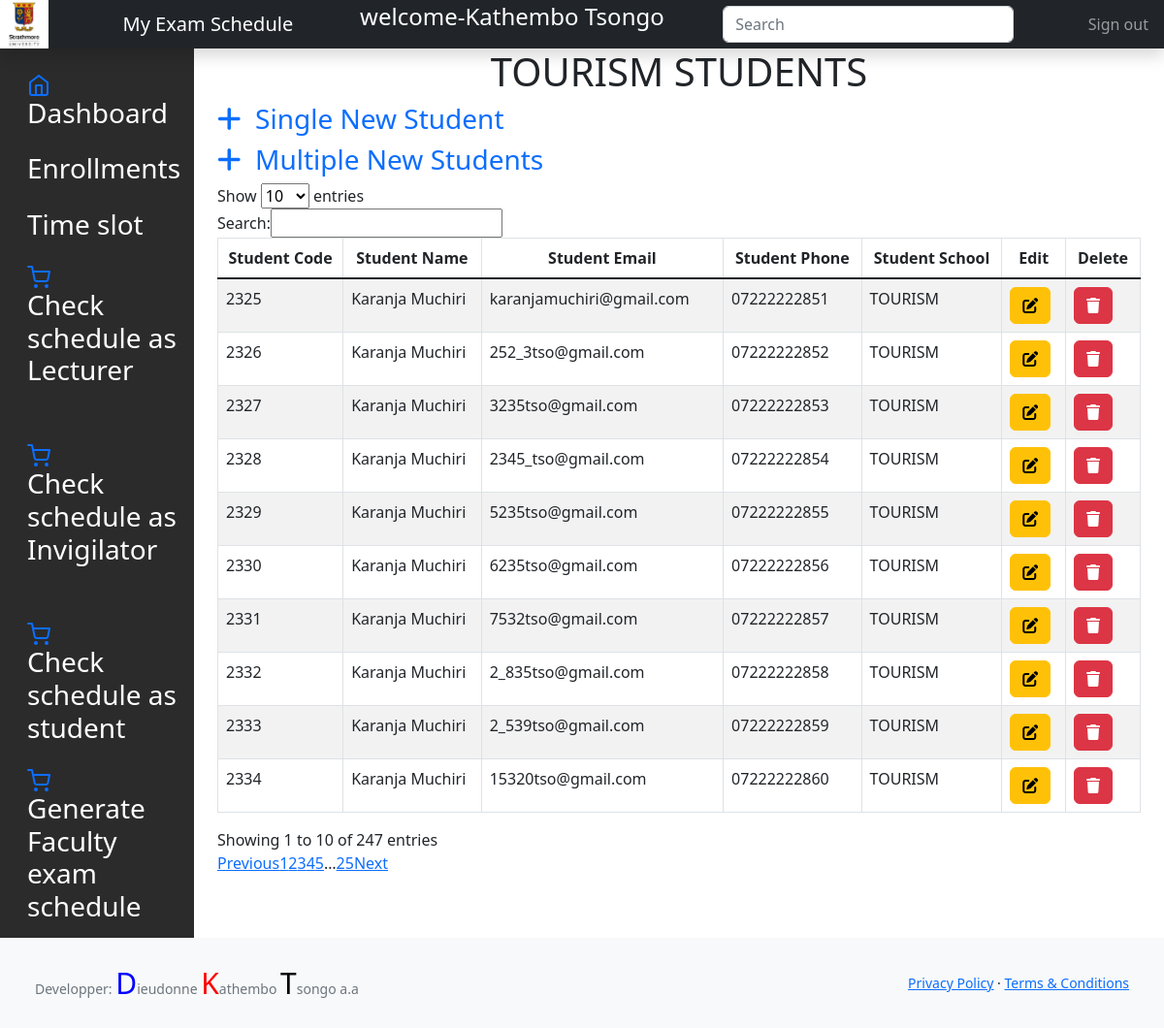
The app's page /system/read_tourism_students.php (signed in) with its own data.
### tables this page shows
CREATE TABLE `students` (
  `student_id` int(11) NOT NULL,
  `student_code` int(50) NOT NULL,
  `student_name` varchar(50) NOT NULL,
  `student_email` varchar(30) DEFAULT NULL,
  `student_phone` varchar(30) DEFAULT NULL,
  `student_school` varchar(50) NOT NULL,
  `student_password` varchar(100) NOT NULL,
  `student_role` varchar(30) NOT NULL
);

### system/read_tourism_students.php (the view, shortened to what this page needs)
<?php
	  include 'dbcon.php';
	  include 'header.php';
 ?>
<div class="container-fluid">
  <div class="row">
	<?php include "tourism_facadmin_sidebar.php";?>
<main class="col-md-9 ms-sm-auto col-lg-10 px-md-4">
<div class="wrapper">
	<div class="">
		<div class="col-lg-12">
			<div class="panel panel-default">
                <div class="panel-heading">
                    <h1 style="text-align: center;">TOURISM STUDENTS</h1>
					<h3><a href="create_single_student_sls.php" style="text-decoration:none;"><span class="fas fa-plus"></span>&nbsp; Single New Student</a></h3>
                    <h3><a href="create_multiple_students_sls.php" style="text-decoration:none;"><span class="fas fa-plus"></span>&nbsp; Multiple New Students</a></h3>
                </div>
                <div class="panel-body">
                	<div class="table-responsive">
						<table cellpadding="0" cellspacing="0" border="0" class="table table-striped table-bordered" id="example">
							<thead>
								<tr>
									<th style="text-align: center;">Student Code</th>
                                    <th style="text-align: center;">Student Name</th>
                                    <th style="text-align: center;">Student Email</th>
                                    <th style="text-align: center;">Student Phone</th>
                                    <th style="text-align: center;">Student School</th>
                                    <th style="text-align: center;">Edit</th>
                                    <th style="text-align: center;">Delete</th>
                                </tr>
							</thead>
							<tbody>
								<?php
                                    $select_stmt = $conn->prepare("SELECT * FROM students where student_school='TOURISM'");
                                    $select_stmt->execute();
									while($row=$select_stmt->fetch(PDO::FETCH_ASSOC))
								{
								?>
							    <tr>
						    		<td><?php echo $row['student_code']; ?></td>
                                    <td><?php echo $row['student_name']; ?></td>
                                    <td><?php echo $row['student_email']; ?></td>
                                    <td><?php echo $row['student_phone']; ?></td>
                                    <td><?php echo $row['student_school']; ?></td>
									<td><a href="edit_students_tourism.php?update_id=<?php echo $row['student_id']; ?>" class="btn btn-warning"><i class="fas fa-edit"></i></a></td>
                                    <td><a href="?delete_id=<?php echo $row['student_id']; ?>" class="btn btn-danger"><i class="fas fa-trash"></a></td>
                                </tr>
								<?php
								}
								?>
							</tbody>
						</table>
					</div>
                </div>
		    </div>
        </div>
	</div>
</div>
</main>
<?php require 'footer.php' ?>

### records on screen
students: student_code "2325", student_name "Karanja Muchiri", student_email "karanjamuchiri@gmail.com", student_phone "07222222851", student_school "TOURISM"
students: student_code "2326", student_name "Karanja Muchiri", student_email "252_3tso@gmail.com", student_phone "07222222852", student_school "TOURISM"
students: student_code "2327", student_name "Karanja Muchiri", student_email "3235tso@gmail.com", student_phone "07222222853", student_school "TOURISM"
students: student_code "2328", student_name "Karanja Muchiri", student_email "2345_tso@gmail.com", student_phone "07222222854", student_school "TOURISM"
students: student_code "2329", student_name "Karanja Muchiri", student_email "5235tso@gmail.com", student_phone "07222222855", student_school "TOURISM"
students: student_code "2330", student_name "Karanja Muchiri", student_email "6235tso@gmail.com", student_phone "07222222856", student_school "TOURISM"
students: student_code "2331", student_name "Karanja Muchiri", student_email "7532tso@gmail.com", student_phone "07222222857", student_school "TOURISM"
students: student_code "2332", student_name "Karanja Muchiri", student_email "2_835tso@gmail.com", student_phone "07222222858", student_school "TOURISM"
students: student_code "2333", student_name "Karanja Muchiri", student_email "2_539tso@gmail.com", student_phone "07222222859", student_school "TOURISM"
students: student_code "2334", student_name "Karanja Muchiri", student_email "15320tso@gmail.com", student_phone "07222222860", student_school "TOURISM"

### other values on screen
$_SESSION["username"] "Kathembo Tsongo"
